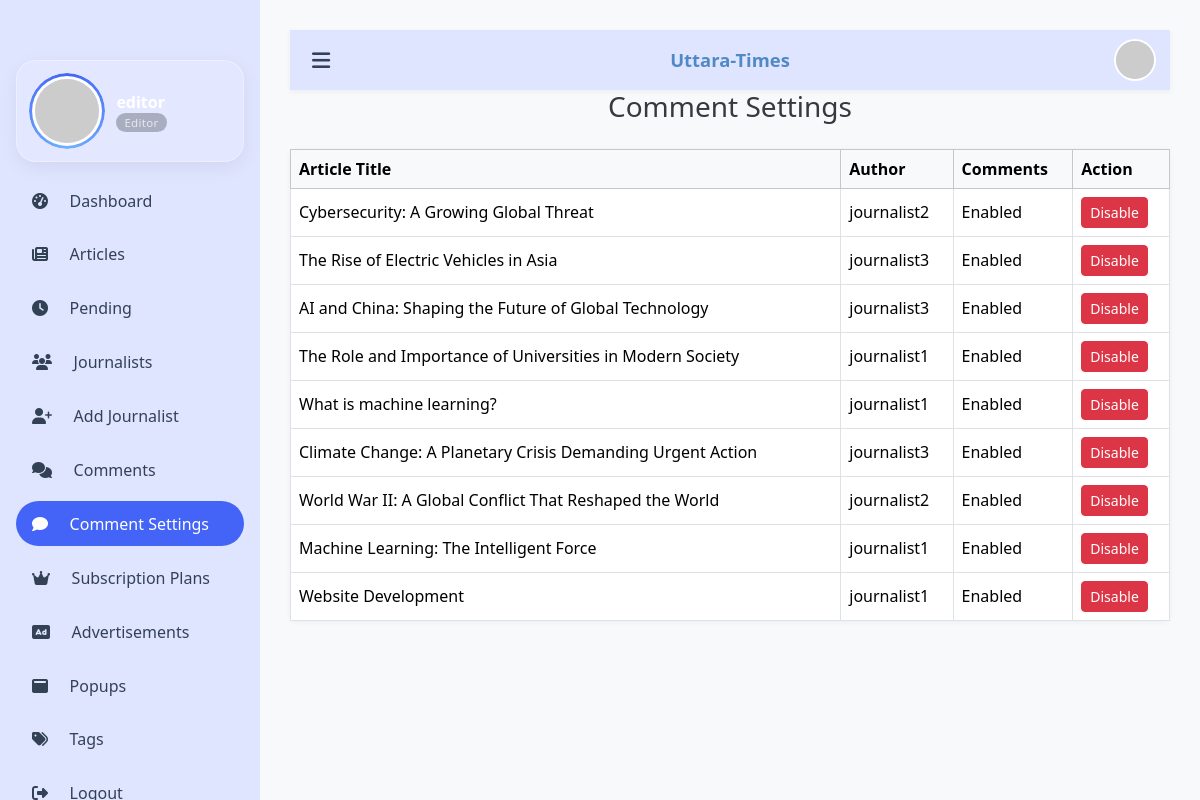
The page /comment_settings.php (signed in) on the database its author committed.
### tables this page shows
CREATE TABLE `articles` (
  `article_id` int(11) NOT NULL AUTO_INCREMENT,
  `title` varchar(255) NOT NULL,
  `content` text NOT NULL,
  `image_url` varchar(255) DEFAULT NULL,
  `status` enum('draft','pending','approved','declined') DEFAULT 'draft',
  `created_at` timestamp NOT NULL DEFAULT current_timestamp(),
  `updated_at` timestamp NOT NULL DEFAULT current_timestamp() ON UPDATE current_timestamp(),
  `author_id` int(11) DEFAULT NULL,
  PRIMARY KEY (`article_id`),
  KEY `author_id` (`author_id`),
  CONSTRAINT `articles_ibfk_1` FOREIGN KEY (`author_id`) REFERENCES `users` (`user_id`) ON DELETE SET NULL
);

CREATE TABLE `users` (
  `user_id` int(11) NOT NULL AUTO_INCREMENT,
  `username` varchar(50) NOT NULL,
  `email` varchar(100) NOT NULL,
  `password_hash` varchar(255) NOT NULL,
  `role` enum('journalist','editor','user') NOT NULL,
  `created_at` timestamp NOT NULL DEFAULT current_timestamp(),
  `Is_active` int(11) NOT NULL,
  PRIMARY KEY (`user_id`),
  UNIQUE KEY `username` (`username`),
  UNIQUE KEY `email` (`email`)
);

### comment_settings.php (the view, shortened to what this page needs)
<?php
require_once 'db.php';
require 'menubar3.php';
$query = "
    SELECT a.article_id, a.title, u.username, COALESCE(cs.comments_enabled, 1) AS comments_enabled
    FROM articles a
    JOIN users u ON a.author_id = u.user_id
    LEFT JOIN comment_settings cs ON a.article_id = cs.article_id
    ORDER BY a.created_at DESC
";
$result = $conn->query($query);
?>
<!DOCTYPE html>
<html lang="en">
<head>
    <link href="https://cdn.jsdelivr.net/npm/bootstrap@5.3.3/dist/css/bootstrap.min.css" rel="stylesheet">
</head>
<body>
    <h3>Comment Settings</h3>
    <table class="table table-bordered table-hover">
        <thead class="table-light">
            <tr>
                <th>Article Title</th>
                <th>Author</th>
                <th>Comments</th>
                <th>Action</th>
            </tr>
        </thead>
        <tbody>
            <?php while ($row = $result->fetch_assoc()): ?>
                <tr>
                    <td><?= htmlspecialchars($row['title']) ?></td>
                    <td><?= htmlspecialchars($row['username']) ?></td>
                    <td><?= $row['comments_enabled'] ? 'Enabled' : 'Disabled' ?></td>
                    <td>
                        <form method="post" class="d-inline">
                            <?php if ($row['comments_enabled']): ?>
                                <button type="submit" name="action" value="disable" class="btn btn-danger btn-sm">Disable</button>
                            <?php else: ?>
                                <button type="submit" name="action" value="enable" class="btn btn-success btn-sm">Enable</button>
                            <?php endif; ?>
                        </form>
                    </td>
                </tr>
            <?php endwhile; ?>
        </tbody>
    </table>
</body>
</html>

### menubar3.php (style rules this page uses)
:root { --drawer: #dfe4ff; --brand: #5089c6; --accent: #4364f7; --txt: #334155; --muted: #64748b; --navH: 60px; --gap: 20px; --drawerW: 260px; }
* { box-sizing: border-box }
@media (min-width:992px) { body.shifted { margin-left: var(--drawerW); transition: margin-left .35s cubic-bezier(.4, 0, .2, 1); } }

### comment_settings.php (style rules this page uses)
body { background-color: #f8f9fa; font-family: 'Segoe UI', Tahoma, Geneva, Verdana, sans-serif; color: #343a40; padding: 30px; }
h3 { margin-bottom: 25px; text-align: center; }
table { background-color: #fff; border-radius: 8px; box-shadow: 0 1px 6px rgba(0, 0, 0, 0.05); }
.table td, .table th { vertical-align: middle; }
.btn-sm { padding: 0.25rem 0.5rem; }

### rows shown on the page
articles: title "Cybersecurity: A Growing Global Threat", author.username "journalist2"
articles: title "The Rise of Electric Vehicles in Asia", author.username "journalist3"
articles: title "AI and China: Shaping the Future of Global Technology", author.username "journalist3"
articles: title "The Role and Importance of Universities in Modern Society", author.username "journalist1"
articles: title "What is machine learning?", author.username "journalist1"
articles: title "Climate Change: A Planetary Crisis Demanding Urgent Action", author.username "journalist3"
articles: title "World War II: A Global Conflict That Reshaped the World", author.username "journalist2"
articles: title "Machine Learning: The Intelligent Force", author.username "journalist1"
articles: title "Website Development", author.username "journalist1"

### other values the page prints
$username "editor"
$role "Editor"
$label "Dashboard"
$label "Articles"
$label "Pending"
$label "Journalists"
$label "Add Journalist"
$label "Comments"
$label "Comment Settings"
$label "Subscription Plans"
$label "Advertisements"
$label "Popups"
$label "Tags"
